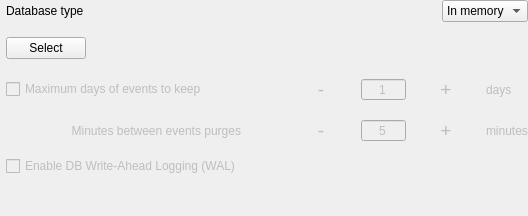
      <widget class="QWidget" name="stackedWidgetPage5">
       <layout class="QGridLayout" name="gridLayout_3" rowstretch="0,0,0,0,0,0,0,0,0,0,0,0,0,0,0,0,0,0,0">
        <property name="sizeConstraint">
         <enum>QLayout::SizeConstraint::SetDefaultConstraint</enum>
        </property>
        <property name="leftMargin">
         <number>6</number>
        </property>
        <property name="topMargin">
         <number>0</number>
        </property>
        <property name="rightMargin">
         <number>0</number>
        </property>
        <property name="bottomMargin">
         <number>0</number>
        </property>
        <property name="verticalSpacing">
         <number>15</number>
        </property>
        <item row="0" column="0">
         <widget class="QLabel" name="label_6">
          <property name="sizePolicy">
           <sizepolicy hsizetype="Maximum" vsizetype="Preferred">
            <horstretch>0</horstretch>
            <verstretch>0</verstretch>
           </sizepolicy>
          </property>
          <property name="text">
           <string>Database type</string>
          </property>
         </widget>
        </item>
        <item row="1" column="1" colspan="3">
         <widget class="QLabel" name="dbLabel">
          <property name="text">
           <string/>
          </property>
          <property name="wordWrap">
           <bool>true</bool>
          </property>
         </widget>
        </item>
        <item row="2" column="0" colspan="4">
         <layout class="QGridLayout" name="gridLayout_8">
          <property name="verticalSpacing">
           <number>10</number>
          </property>
          <item row="1" column="5">
           <widget class="QLabel" name="labelDBPurgeMinutes">
            <property name="enabled">
             <bool>false</bool>
            </property>
            <property name="text">
             <string>minutes</string>
            </property>
            <property name="margin">
             <number>5</number>
            </property>
           </widget>
          </item>
          <item row="0" column="0">
           <widget class="QCheckBox" name="checkDBMaxDays">
            <property name="enabled">
             <bool>false</bool>
            </property>
            <property name="text">
             <string>Maximum days of events to keep</string>
            </property>
           </widget>
          </item>
          <item row="2" column="0">
           <widget class="QCheckBox" name="checkDBJrnlWal">
            <property name="enabled">
             <bool>false</bool>
            </property>
            <property name="text">
             <string>Enable DB Write-Ahead Logging (WAL)</string>
            </property>
           </widget>
          </item>
          <item row="1" column="0">
           <widget class="QLabel" name="labelDBPurgeInterval">
            <property name="enabled">
             <bool>false</bool>
            </property>
            <property name="text">
             <string>Minutes between events purges</string>
            </property>
            <property name="alignment">
             <set>Qt::AlignmentFlag::AlignRight|Qt::AlignmentFlag::AlignTrailing|Qt::AlignmentFlag::AlignVCenter</set>
            </property>
           </widget>
          </item>
          <item row="0" column="1">
           <spacer name="horizontalSpacer">
            <property name="orientation">
             <enum>Qt::Horizontal</enum>
            </property>
            <property name="sizeHint" stdset="0">
             <size>
              <width>40</width>
              <height>20</height>
             </size>
            </property>
           </spacer>
          </item>
          <item row="1" column="3">
           <widget class="QSpinBox" name="spinDBPurgeInterval">
            <property name="enabled">
             <bool>false</bool>
            </property>
            <property name="alignment">
             <set>Qt::AlignmentFlag::AlignCenter</set>
            </property>
            <property name="buttonSymbols">
             <enum>QAbstractSpinBox::ButtonSymbols::NoButtons</enum>
            </property>
            <property name="minimum">
             <number>5</number>
            </property>
            <property name="maximum">
             <number>1440</number>
            </property>
           </widget>
          </item>
          <item row="0" column="3">
           <widget class="QSpinBox" name="spinDBMaxDays">
            <property name="enabled">
             <bool>false</bool>
            </property>
            <property name="alignment">
             <set>Qt::AlignmentFlag::AlignCenter</set>
            </property>
            <property name="buttonSymbols">
             <enum>QAbstractSpinBox::ButtonSymbols::NoButtons</enum>
            </property>
            <property name="minimum">
             <number>1</number>
            </property>
            <property name="maximum">
             <number>99999</number>
            </property>
           </widget>
          </item>
          <item row="0" column="5">
           <widget class="QLabel" name="labelDBPurgeDays">
            <property name="enabled">
             <bool>false</bool>
            </property>
            <property name="text">
             <string>days</string>
            </property>
            <property name="margin">
             <number>5</number>
            </property>
           </widget>
          </item>
          <item row="1" column="4">
           <widget class="QPushButton" name="cmdDBPurgesUp">
            <property name="enabled">
             <bool>false</bool>
            </property>
            <property name="sizePolicy">
             <sizepolicy hsizetype="Fixed" vsizetype="Fixed">
              <horstretch>0</horstretch>
              <verstretch>0</verstretch>
             </sizepolicy>
            </property>
            <property name="font">
             <font>
              <pointsize>14</pointsize>
              <fontweight>ExtraBold</fontweight>
             </font>
            </property>
            <property name="text">
             <string>+</string>
            </property>
            <property name="flat">
             <bool>true</bool>
            </property>
           </widget>
          </item>
          <item row="1" column="2">
           <widget class="QPushButton" name="cmdDBPurgesDown">
            <property name="enabled">
             <bool>false</bool>
            </property>
            <property name="sizePolicy">
             <sizepolicy hsizetype="Fixed" vsizetype="Fixed">
              <horstretch>0</horstretch>
              <verstretch>0</verstretch>
             </sizepolicy>
            </property>
            <property name="font">
             <font>
              <pointsize>14</pointsize>
              <fontweight>ExtraBold</fontweight>
             </font>
            </property>
            <property name="text">
             <string>-</string>
            </property>
            <property name="flat">
             <bool>true</bool>
            </property>
           </widget>
          </item>
          <item row="0" column="2">
           <widget class="QPushButton" name="cmdDBMaxDaysDown">
            <property name="enabled">
             <bool>false</bool>
            </property>
            <property name="sizePolicy">
             <sizepolicy hsizetype="Fixed" vsizetype="Fixed">
              <horstretch>0</horstretch>
              <verstretch>0</verstretch>
             </sizepolicy>
            </property>
            <property name="font">
             <font>
              <pointsize>14</pointsize>
              <fontweight>ExtraBold</fontweight>
             </font>
            </property>
            <property name="text">
             <string>-</string>
            </property>
            <property name="flat">
             <bool>true</bool>
            </property>
           </widget>
          </item>
          <item row="0" column="4">
           <widget class="QPushButton" name="cmdDBMaxDaysUp">
            <property name="enabled">
             <bool>false</bool>
            </property>
            <property name="sizePolicy">
             <sizepolicy hsizetype="Fixed" vsizetype="Fixed">
              <horstretch>0</horstretch>
              <verstretch>0</verstretch>
             </sizepolicy>
            </property>
            <property name="font">
             <font>
              <pointsize>14</pointsize>
              <fontweight>ExtraBold</fontweight>
             </font>
            </property>
            <property name="text">
             <string>+</string>
            </property>
            <property name="flat">
             <bool>true</bool>
            </property>
           </widget>
          </item>
         </layout>
        </item>
        <item row="0" column="3">
         <widget class="QComboBox" name="comboDBType">
          <property name="enabled">
           <bool>true</bool>
          </property>
          <property name="sizePolicy">
           <sizepolicy hsizetype="Minimum" vsizetype="Fixed">
            <horstretch>0</horstretch>
            <verstretch>0</verstretch>
           </sizepolicy>
          </property>
          <item>
           <property name="text">
            <string>In memory</string>
           </property>
          </item>
          <item>
           <property name="text">
            <string>File</string>
           </property>
          </item>
         </widget>
        </item>
        <item row="1" column="0">
         <widget class="QPushButton" name="dbFileButton">
          <property name="text">
           <string>Select</string>
          </property>
          <property name="icon">
           <iconset theme="document-open">
            <normaloff>../../../../../../../../../../../../../../.designer/backup</normaloff>../../../../../../../../../../../../../../.designer/backup</iconset>
          </property>
         </widget>
        </item>
        <item row="0" column="1">
         <spacer name="horizontalSpacer_2">
          <property name="orientation">
           <enum>Qt::Horizontal</enum>
          </property>
          <property name="sizeHint" stdset="0">
           <size>
            <width>40</width>
            <height>20</height>
           </size>
          </property>
         </spacer>
        </item>
        <item row="5" column="0">
         <spacer name="verticalSpacer">
          <property name="orientation">
           <enum>Qt::Vertical</enum>
          </property>
          <property name="sizeHint" stdset="0">
           <size>
            <width>20</width>
            <height>40</height>
           </size>
          </property>
         </spacer>
        </item>
       </layout>
      </widget>
